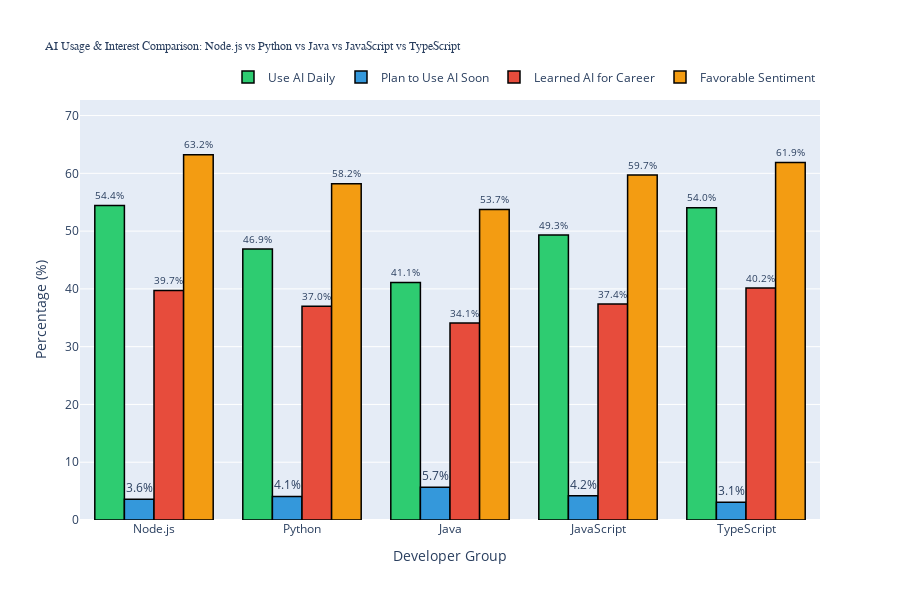

This figure's notebook cell:
### Code cell
# Visualize AI Usage & Interest Comparison with Plotly
import plotly.graph_objects as go

# Prepare data
groups_list = ai_comparison_df['Group'].tolist()
daily_usage = ai_comparison_df['Use AI Daily'].values
plan_to_use = ai_comparison_df['Plan to Use AI'].values
learned_career = ai_comparison_df['Learned AI for Career'].values
favorable = ai_comparison_df['Favorable Sentiment'].values
totals = ai_comparison_df['Total'].values

# Create grouped bar chart
fig = go.Figure()

fig.add_trace(go.Bar(
    name='Use AI Daily',
    x=groups_list,
    y=daily_usage,
    text=[f'{v:.1f}%' for v in daily_usage],
    textposition='outside',
    marker_color='#2ecc71',
    marker_line_color='black',
    marker_line_width=1.5
))

fig.add_trace(go.Bar(
    name='Plan to Use AI Soon',
    x=groups_list,
    y=plan_to_use,
    text=[f'{v:.1f}%' for v in plan_to_use],
    textposition='outside',
    marker_color='#3498db',
    marker_line_color='black',
    marker_line_width=1.5
))

fig.add_trace(go.Bar(
    name='Learned AI for Career',
    x=groups_list,
    y=learned_career,
    text=[f'{v:.1f}%' for v in learned_career],
    textposition='outside',
    marker_color='#e74c3c',
    marker_line_color='black',
    marker_line_width=1.5
))

fig.add_trace(go.Bar(
    name='Favorable Sentiment',
    x=groups_list,
    y=favorable,
    text=[f'{v:.1f}%' for v in favorable],
    textposition='outside',
    marker_color='#f39c12',
    marker_line_color='black',
    marker_line_width=1.5
))

# Update layout
fig.update_layout(
    title={
        'text': 'AI Usage & Interest Comparison: Node.js vs Python vs Java vs JavaScript vs TypeScript',
        'font': {'size': 12, 'family': 'Arial Black'}
    },
    xaxis_title='Developer Group',
    yaxis_title='Percentage (%)',
    barmode='group',
    height=600,
    font=dict(),
    legend=dict(
        orientation="h",
        yanchor="bottom",
        y=1.02,
        xanchor="right",
        x=1
    ),
    hovermode='x unified'
)

# Add sample size annotations
annotations = []
for i, (group, total) in enumerate(zip(groups_list, totals)):
    annotations.append(
        dict(
            x=group,
            y=-5,
            text=f'n={total:,}',
            showarrow=False,
            font=dict(size=10, color='gray', family='Arial', style='italic')
        )
    )

fig.update_layout(annotations=annotations)
fig.update_yaxes(range=[0, max(daily_usage.max(), favorable.max()) * 1.15])

fig.show()

print("\n✅ Node.js and TypeScript developers show the highest AI adoption and interest!")
print("✅ This suggests strong demand for AI-powered tools in the JS/TS ecosystem!")

### Figure 1 — Plotly figure (JSON) as saved in the notebook; plotly's stock layout.template omitted (floating-point values rounded to 4 significant figures)
{"data": [{"marker": {"color": "#2ecc71", "line": {"color": "black", "width": 1.5}}, "name": "Use AI Daily", "text": ["54.4%", "46.9%", "41.1%", "49.3%", "54.0%"], "textposition": "outside", "type": "bar", "x": ["Node.js", "Python", "Java", "JavaScript", "TypeScript"], "y": [54.44, 46.89, 41.08, 49.31, 54.04]}, {"marker": {"color": "#3498db", "line": {"color": "black", "width": 1.5}}, "name": "Plan to Use AI Soon", "text": ["3.6%", "4.1%", "5.7%", "4.2%", "3.1%"], "textposition": "outside", "type": "bar", "x": ["Node.js", "Python", "Java", "JavaScript", "TypeScript"], "y": [3.586, 4.089, 5.663, 4.209, 3.081]}, {"marker": {"color": "#e74c3c", "line": {"color": "black", "width": 1.5}}, "name": "Learned AI for Career", "text": ["39.7%", "37.0%", "34.1%", "37.4%", "40.2%"], "textposition": "outside", "type": "bar", "x": ["Node.js", "Python", "Java", "JavaScript", "TypeScript"], "y": [39.72, 36.99, 34.1, 37.37, 40.15]}, {"marker": {"color": "#f39c12", "line": {"color": "black", "width": 1.5}}, "name": "Favorable Sentiment", "text": ["63.2%", "58.2%", "53.7%", "59.7%", "61.9%"], "textposition": "outside", "type": "bar", "x": ["Node.js", "Python", "Java", "JavaScript", "TypeScript"], "y": [63.21, 58.18, 53.73, 59.7, 61.87]}], "layout": {"annotations": [{"font": {"color": "gray", "family": "Arial", "size": 10, "style": "italic"}, "showarrow": false, "text": "n=11,544", "x": "Node.js", "y": -5}, {"font": {"color": "gray", "family": "Arial", "size": 10, "style": "italic"}, "showarrow": false, "text": "n=18,466", "x": "Python", "y": -5}, {"font": {"color": "gray", "family": "Arial", "size": 10, "style": "italic"}, "showarrow": false, "text": "n=2,490", "x": "Java", "y": -5}, {"font": {"color": "gray", "family": "Arial", "size": 10, "style": "italic"}, "showarrow": false, "text": "n=21,005", "x": "JavaScript", "y": -5}, {"font": {"color": "gray", "family": "Arial", "size": 10, "style": "italic"}, "showarrow": false, "text": "n=13,859", "x": "TypeScript", "y": -5}], "barmode": "group", "height": 600, "hovermode": "x unified", "legend": {"orientation": "h", "x": 1, "xanchor": "right", "y": 1.02, "yanchor": "bottom"}, "title": {"font": {"family": "Arial Black", "size": 12}, "text": "AI Usage & Interest Comparison: Node.js vs Python vs Java vs JavaScript vs TypeScript"}, "xaxis": {"title": {"text": "Developer Group"}}, "yaxis": {"range": [0, 72.69], "title": {"text": "Percentage (%)"}}}}
